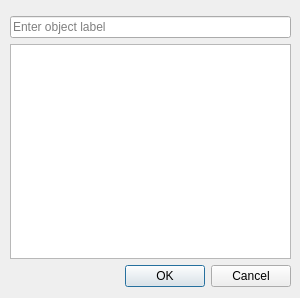
<?xml version="1.0" encoding="UTF-8"?>
<ui version="4.0">
 <class>LabelDialog</class>
 <widget class="QDialog" name="LabelDialog">
  <property name="geometry">
   <rect>
    <x>0</x>
    <y>0</y>
    <width>300</width>
    <height>298</height>
   </rect>
  </property>
  <property name="windowTitle">
   <string>Dialog</string>
  </property>
  <widget class="QWidget" name="layoutWidget">
   <property name="geometry">
    <rect>
     <x>10</x>
     <y>16</y>
     <width>281</width>
     <height>271</height>
    </rect>
   </property>
   <layout class="QVBoxLayout" name="verticalLayout">
    <item>
     <widget class="QLineEdit" name="lineEdit">
      <property name="placeholderText">
       <string>Enter object label</string>
      </property>
     </widget>
    </item>
    <item>
     <widget class="QListWidget" name="listWidget">
      <property name="horizontalScrollBarPolicy">
       <enum>Qt::ScrollBarAsNeeded</enum>
      </property>
     </widget>
    </item>
    <item>
     <widget class="QDialogButtonBox" name="buttonBox">
      <property name="layoutDirection">
       <enum>Qt::LeftToRight</enum>
      </property>
      <property name="autoFillBackground">
       <bool>false</bool>
      </property>
      <property name="orientation">
       <enum>Qt::Horizontal</enum>
      </property>
      <property name="standardButtons">
       <set>QDialogButtonBox::Cancel|QDialogButtonBox::Ok</set>
      </property>
      <property name="centerButtons">
       <bool>false</bool>
      </property>
     </widget>
    </item>
   </layout>
  </widget>
 </widget>
 <resources/>
 <connections/>
</ui>
